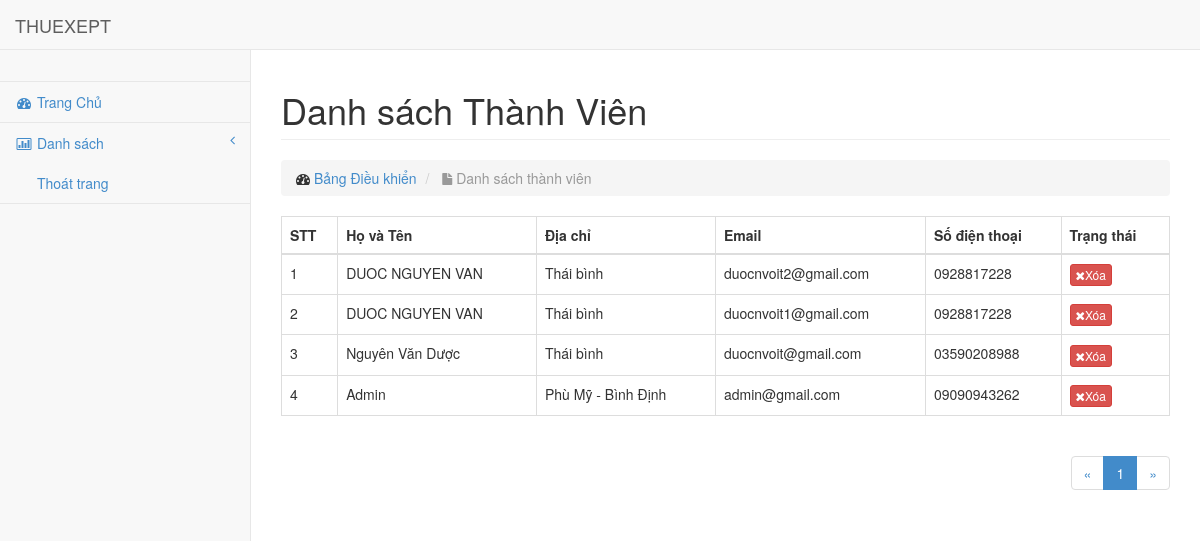
Screenshot of /admin/modules/users/index.php with the database file from the repository.
### tables this page shows
CREATE TABLE IF NOT EXISTS `users` (
`id` int(11) NOT NULL,
  `name` varchar(100) DEFAULT NULL,
  `email` varchar(100) DEFAULT NULL,
  `phone` char(15) DEFAULT NULL,
  `adress` varchar(100) DEFAULT NULL,
  `password` varchar(50) DEFAULT NULL,
  `avartar` varchar(100) DEFAULT NULL,
  `status` tinyint(4) DEFAULT '1',
  `level` tinyint(4) DEFAULT NULL,
  `created_at` timestamp NULL DEFAULT NULL,
  `updated_at` timestamp NULL DEFAULT NULL ON UPDATE CURRENT_TIMESTAMP
);

### libraries/database.php (called while the page is built, shortened)
<?php
class Database
{
    public $link;
    public function __construct()
    {
        $this->link = mysqli_connect("localhost", "root", "", "xehaidang") or die ();
        mysqli_set_charset($this->link, "utf8");
    }
    public function fetchJone($table, $sql, $page = 0, $row, $pagi = false)
    {
        $data = [];
        if ($pagi == true) {
            $total = $this->countTable($table);
            $sotrang = ceil($total / $row);
            $start = ($page - 1) * $row;
            $sql .= " LIMIT $start,$row";
            $data = ["page" => $sotrang];
            $result = mysqli_query($this->link, $sql) or die("Lỗi truy vấn fetchJone ---- " . mysqli_error($this->link));
        } else {
            $result = mysqli_query($this->link, $sql) or die("Lỗi truy vấn fetchJone ---- " . mysqli_error($this->link));
        }
        if ($result) {
            while ($num = mysqli_fetch_assoc($result)) {
                $data[] = $num;
            }
        }
        return $data;
    }
    public function countTable($table)
    {
        $sql = "SELECT id FROM  {$table}";
        $result = mysqli_query($this->link, $sql) or die("Lỗi Truy Vấn countTable----" . mysqli_error($this->link));
        $num = mysqli_num_rows($result);
        return $num;
    }
}
?>

### admin/autoload/autoload.php (called while the page is built, shortened)
<?php
require_once __DIR__ . "/../../libraries/database.php";
$db = new Database;
?>

### admin/modules/users/index.php (the view, shortened to what this page needs)
<?php
require_once __DIR__ . "/../../autoload/autoload.php";
if (isset($_GET['page'])) {
    $p = $_GET['page'];
} else {
    $p = 1;
}
$sql = "SELECT users.* from users ORDER BY id DESC ";
$admin = $db->fetchJone("users", $sql, $p, 15, true);
if (isset($admin['page'])) {
    $sotrang = $admin['page'];
    unset($admin['page']);
}
?>
<?php require_once __DIR__ . "/../../layouts/header.php"; ?>
<div id="page-wrapper">
    <div class="row">
        <div class="col-lg-12">
            <h1 class="page-header">
                Danh sách Thành Viên
            </h1>
            <ol class="breadcrumb">
                <li>
                    <i class="fa fa-dashboard"></i> <a href="index.html">Bảng Điều khiển</a>
                </li>
                <li class="active">
                    <i class="fa fa-file"></i> Danh sách thành viên
                </li>
            </ol>
        </div>
    </div>
    <div class="row">
        <div class="col-md-12">
            <div class="table-responsive">
                <table class="table table-bordered table-hover">
                    <thead>
                    <tr>
                        <th>STT</th>
                        <th>Họ và Tên</th>
                        <th>Địa chỉ</th>
                        <th>Email</th>
                        <th>Số điện thoại</th>
                        <th>Trạng thái</th>
                    </tr>
                    </thead>
                    <tbody>
                    <?php $stt = 1;
                    foreach ($admin as $item) : ?>
                        <tr>
                            <td><?php echo $stt ?></td>
                            <td><?php echo $item['name'] ?></td>
                            <td><?php echo $item['adress'] ?></td>
                            <td><?php echo $item['email'] ?></td>
                            <td><?php echo $item['phone'] ?></td>
                            <td>
                                <a class="btn btn-xs btn-danger" href="delete.php?id=<?php echo $item['id'] ?>"><i
                                            class="fa fa-times"></i>Xóa</a>
                            </td>
                        </tr>
                        <?php $stt++; endforeach ?>
                    </tbody>
                </table>
                <div class="pull-right">
                    <nav aria-label="Page navigation">
                        <ul class="pagination">
                            <li>
                                <a href="#" aria-label="Previous">
                                    <span aria-hidden="true">&laquo;</span>
                                </a>
                            </li>
                            <?php for ($i = 1; $i <= $sotrang; $i++) : ?>
                                <?php
                                if (isset($_GET['page'])) {
                                    $p = $_GET['page'];
                                } else {
                                    $p = 1;
                                }
                                ?>
                                <li class="<?php echo ($i == $p) ? 'active' : '' ?>">
                                    <a href="?page=<?php echo $i; ?>"><?php echo $i; ?></a>
                                </li>
                            <?php endfor; ?>
                            <li>
                                <a href="#" aria-label="Next">
                                    <span aria-hidden="true">&raquo;</span>
                                </a>
                            </li>
                        </ul>
                    </nav>
                </div>
            </div>
        </div>
    </div>
</div>
<?php require_once __DIR__ . "/../../layouts/footer.php"; ?>

### public/admin/css/sb-admin.css (style rules this page uses)
body { padding-top: 100px; background-color: #f8f8f8; }
@media (min-width: 768px) { body { padding-top: 50px; } }
#page-wrapper { padding: 0 15px; min-height: 568px; background-color: #fff; }
@media (min-width: 768px) { #page-wrapper { position: inherit; margin: 0 0 0 250px; padding: 0 30px; min-height: 1300px; border-left: 1px solid #e7e7e7; } }

### rows the page displays
users: name "DUOC NGUYEN VAN", adress "Thái bình", email "duocnvoit2@gmail.com", phone "0928817228"
users: name "DUOC NGUYEN VAN", adress "Thái bình", email "duocnvoit1@gmail.com", phone "0928817228"
users: name "Nguyên Văn Dược", adress "Thái bình", email "duocnvoit@gmail.com", phone "03590208988"
users: name "Admin", adress "Phù Mỹ - Bình Định", email "admin@gmail.com", phone "09090943262"
